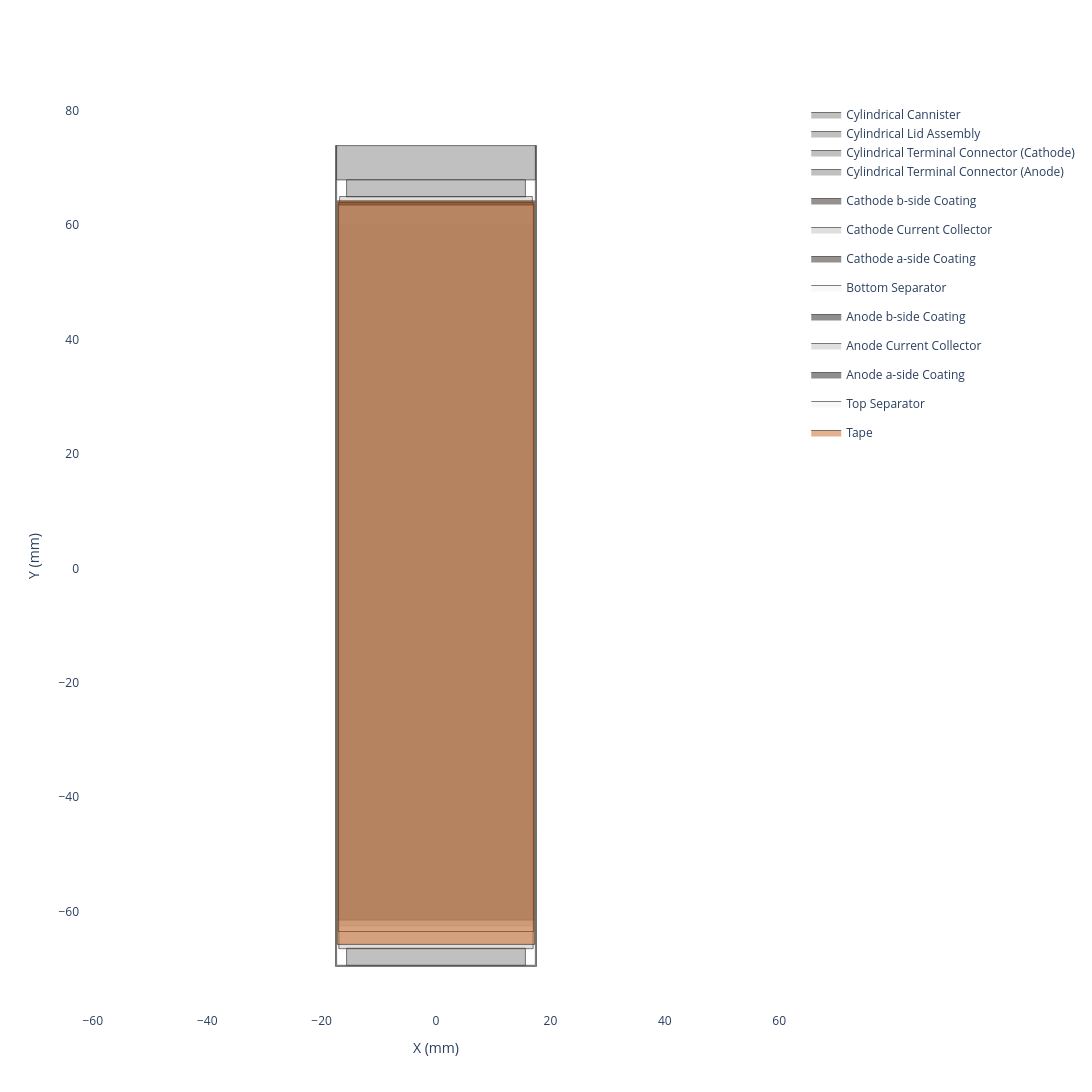

Notebook code for this chart:
### Code cell
my_cell.get_top_down_view(height=1200, width=1200).show()

### Figure 1 — Plotly figure (JSON) as saved in the notebook; plotly's stock layout.template omitted (floating-point values rounded to 4 significant figures; data arrays with more than 128 entries replaced by an {"elided": "..."} marker saying what was removed)
{"data": [{"fill": "toself", "fillcolor": "#C0C0C0", "legendgroup": "Body", "line": {"color": "black", "width": 0.5}, "mode": "lines", "name": "Cylindrical Cannister", "showlegend": true, "type": "scatter", "x": [-17.57, -17.57, -17.37, -17.37, 17.37, 17.37, 17.57, 17.57, -17.57, -17.57], "y": [-69.6, 73.9, 73.9, -69.4, -69.4, 73.9, 73.9, -69.6, -69.6, -69.6]}, {"fill": "toself", "fillcolor": "#C0C0C0", "legendgroup": "Body", "line": {"color": "black", "width": 0.5}, "mode": "lines", "name": "Cylindrical Lid Assembly", "showlegend": true, "type": "scatter", "x": {"elided": "203 float values"}, "y": {"elided": "203 float values"}}, {"fill": "toself", "fillcolor": "#C0C0C0", "legendgroup": "Body", "line": {"color": "black", "width": 0.5}, "mode": "lines", "name": "Cylindrical Terminal Connector (Cathode)", "showlegend": true, "type": "scatter", "x": {"elided": "403 float values"}, "y": {"elided": "403 float values"}}, {"fill": "toself", "fillcolor": "#C0C0C0", "legendgroup": "Body", "line": {"color": "black", "width": 0.5}, "mode": "lines", "name": "Cylindrical Terminal Connector (Anode)", "showlegend": true, "type": "scatter", "x": {"elided": "403 float values"}, "y": {"elided": "403 float values"}}, {"fill": "toself", "fillcolor": "rgba(47, 36, 31, 0.5)", "line": {"color": "black", "width": 0.5}, "mode": "lines", "name": "Cathode b-side Coating", "type": "scatter", "x": [-16.84, -16.84, 16.84, 16.84, -16.84], "y": [-62.5, 60.0, 60.0, -62.5, -62.5]}, {"fill": "toself", "fillcolor": "rgba(192, 192, 192, 0.5)", "line": {"color": "black", "width": 0.5}, "mode": "lines", "name": "Cathode Current Collector", "type": "scatter", "x": [-16.85, -16.85, 16.85, 16.85, -16.85], "y": [-62.5, 65.0, 65.0, -62.5, -62.5]}, {"fill": "toself", "fillcolor": "rgba(47, 36, 31, 0.5)", "line": {"color": "black", "width": 0.5}, "mode": "lines", "name": "Cathode a-side Coating", "type": "scatter", "x": [-16.89, -16.89, 16.89, 16.89, -16.89], "y": [-62.5, 60.0, 60.0, -62.5, -62.5]}, {"fill": "toself", "fillcolor": "rgba(242, 242, 242, 0.5)", "line": {"color": "black", "width": 0.5}, "mode": "lines", "name": "Bottom Separator", "type": "scatter", "x": [-17.02, -17.02, 17.02, 17.02, -17.02], "y": [-63.5, 63.5, 63.5, -63.5, -63.5]}, {"fill": "toself", "fillcolor": "rgba(31, 31, 31, 0.5)", "line": {"color": "black", "width": 0.5}, "mode": "lines", "name": "Anode b-side Coating", "type": "scatter", "x": [-16.97, -16.97, 16.97, 16.97, -16.97], "y": [-61.5, 64.0, 64.0, -61.5, -61.5]}, {"fill": "toself", "fillcolor": "rgba(192, 192, 192, 0.5)", "line": {"color": "black", "width": 0.5}, "mode": "lines", "name": "Anode Current Collector", "type": "scatter", "x": [-16.99, -16.99, 16.99, 16.99, -16.99], "y": [-66.5, 64.0, 64.0, -66.5, -66.5]}, {"fill": "toself", "fillcolor": "rgba(31, 31, 31, 0.5)", "line": {"color": "black", "width": 0.5}, "mode": "lines", "name": "Anode a-side Coating", "type": "scatter", "x": [-17.06, -17.06, 17.06, 17.06, -17.06], "y": [-61.5, 64.0, 64.0, -61.5, -61.5]}, {"fill": "toself", "fillcolor": "rgba(242, 242, 242, 0.5)", "line": {"color": "black", "width": 0.5}, "mode": "lines", "name": "Top Separator", "type": "scatter", "x": [-17.07, -17.07, 17.07, 17.07, -17.07], "y": [-63.5, 63.5, 63.5, -63.5, -63.5]}, {"fill": "toself", "fillcolor": "rgba(201, 100, 31, 0.5)", "line": {"color": "black", "width": 0.5}, "mode": "lines", "name": "Tape", "type": "scatter", "x": [-17.26, -17.26, 17.26, 17.26, -17.26], "y": [-65.75, 64.25, 64.25, -65.75, -65.75]}], "layout": {"height": 1200, "paper_bgcolor": "white", "plot_bgcolor": "white", "width": 1200, "xaxis": {"scaleanchor": "y", "title": {"text": "X (mm)"}, "zeroline": false}, "yaxis": {"title": {"text": "Y (mm)"}, "zeroline": false}}}
